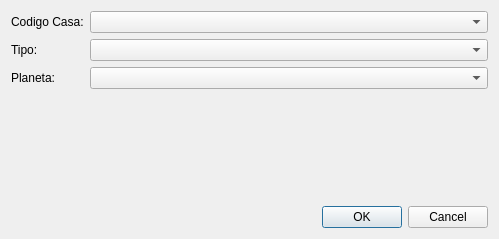
<?xml version="1.0" encoding="UTF-8"?>
<ui version="4.0">
 <class>housesDialog</class>
 <widget class="QDialog" name="housesDialog">
  <property name="geometry">
   <rect>
    <x>0</x>
    <y>0</y>
    <width>499</width>
    <height>239</height>
   </rect>
  </property>
  <property name="windowTitle">
   <string>Dialog</string>
  </property>
  <layout class="QVBoxLayout" name="verticalLayout">
   <item>
    <layout class="QFormLayout" name="formLayout">
     <item row="0" column="0">
      <widget class="QLabel" name="codigoCasaLabel">
       <property name="text">
        <string>Codigo Casa:</string>
       </property>
      </widget>
     </item>
     <item row="0" column="1">
      <widget class="QComboBox" name="codigoCasaComboBox"/>
     </item>
     <item row="1" column="0">
      <widget class="QLabel" name="tipoLabel">
       <property name="text">
        <string>Tipo:</string>
       </property>
      </widget>
     </item>
     <item row="1" column="1">
      <widget class="QComboBox" name="tipoComboBox"/>
     </item>
     <item row="2" column="0">
      <widget class="QLabel" name="planetaLabel">
       <property name="text">
        <string>Planeta:</string>
       </property>
      </widget>
     </item>
     <item row="2" column="1">
      <widget class="QComboBox" name="planetComboBox"/>
     </item>
    </layout>
   </item>
   <item>
    <widget class="QDialogButtonBox" name="buttonBox">
     <property name="orientation">
      <enum>Qt::Horizontal</enum>
     </property>
     <property name="standardButtons">
      <set>QDialogButtonBox::Cancel|QDialogButtonBox::Ok</set>
     </property>
    </widget>
   </item>
  </layout>
 </widget>
 <resources/>
 <connections>
  <connection>
   <sender>buttonBox</sender>
   <signal>accepted()</signal>
   <receiver>housesDialog</receiver>
   <slot>accept()</slot>
   <hints>
    <hint type="sourcelabel">
     <x>248</x>
     <y>254</y>
    </hint>
    <hint type="destinationlabel">
     <x>157</x>
     <y>274</y>
    </hint>
   </hints>
  </connection>
  <connection>
   <sender>buttonBox</sender>
   <signal>rejected()</signal>
   <receiver>housesDialog</receiver>
   <slot>reject()</slot>
   <hints>
    <hint type="sourcelabel">
     <x>316</x>
     <y>260</y>
    </hint>
    <hint type="destinationlabel">
     <x>286</x>
     <y>274</y>
    </hint>
   </hints>
  </connection>
 </connections>
</ui>
